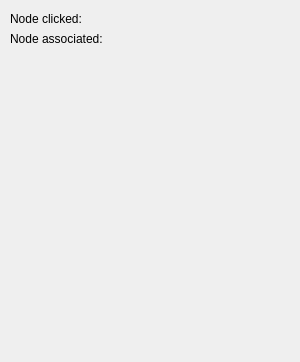
      <widget class="QWidget" name="tab_21">
       <attribute name="title">
        <string>Clicked node</string>
       </attribute>
       <widget class="QWidget" name="layoutWidget">
        <property name="geometry">
         <rect>
          <x>10</x>
          <y>12</y>
          <width>281</width>
          <height>341</height>
         </rect>
        </property>
        <layout class="QVBoxLayout" name="verticalLayout_7">
         <item>
          <widget class="QLabel" name="clicked_nodes_label">
           <property name="text">
            <string>Node clicked: </string>
           </property>
          </widget>
         </item>
         <item>
          <widget class="QLabel" name="clicked_nodes_label_2">
           <property name="text">
            <string>Node associated: </string>
           </property>
          </widget>
         </item>
         <item>
          <widget class="QTextEdit" name="nodes_associated_plainTextEdit">
           <property name="styleSheet">
            <string notr="true">QTextEdit {
	background-color : transparent
}</string>
           </property>
           <property name="readOnly">
            <bool>true</bool>
           </property>
           <property name="html">
            <string>&lt;!DOCTYPE HTML PUBLIC &quot;-//W3C//DTD HTML 4.0//EN&quot; &quot;http://www.w3.org/TR/REC-html40/strict.dtd&quot;&gt;
&lt;html&gt;&lt;head&gt;&lt;meta name=&quot;qrichtext&quot; content=&quot;1&quot; /&gt;&lt;style type=&quot;text/css&quot;&gt;
p, li { white-space: pre-wrap; }
&lt;/style&gt;&lt;/head&gt;&lt;body style=&quot; font-family:'Ubuntu'; font-size:11pt; font-weight:400; font-style:normal;&quot;&gt;
&lt;p style=&quot;-qt-paragraph-type:empty; margin-top:0px; margin-bottom:0px; margin-left:0px; margin-right:0px; -qt-block-indent:0; text-indent:0px;&quot;&gt;&lt;br /&gt;&lt;/p&gt;&lt;/body&gt;&lt;/html&gt;</string>
           </property>
          </widget>
         </item>
        </layout>
       </widget>
      </widget>
